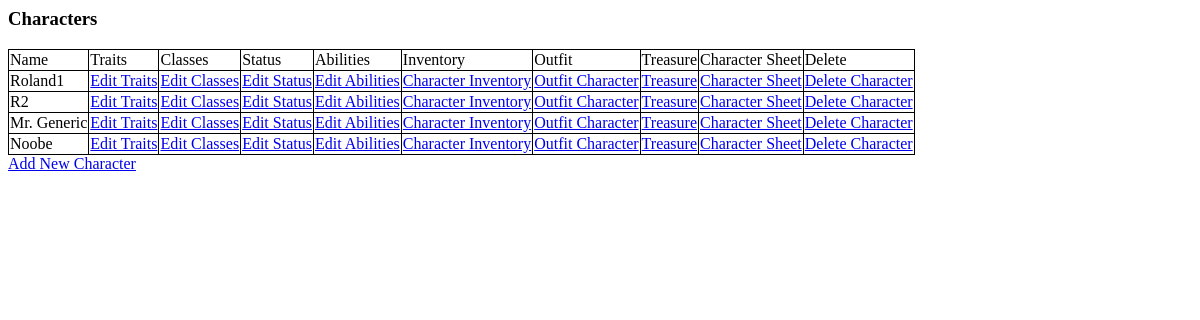
The page /osric_character_tools/characters.php on the database its author committed.
### tables this page shows
CREATE TABLE IF NOT EXISTS `characters` (
  `CharacterName` varchar(255) NOT NULL,
  `CharacterGender` int(11) NOT NULL,
  `CharacterAge` float NOT NULL,
  `CharacterHeight` float NOT NULL,
  `CharacterWeight` float NOT NULL,
  `CharacterId` bigint(20) unsigned NOT NULL AUTO_INCREMENT,
  `CharacterAlignment` int(11) NOT NULL,
  `RaceId` bigint(20) NOT NULL,
  PRIMARY KEY (`CharacterId`)
);

### osric_character_tools/inc/OsricDb.php (called while the page is built, shortened)
<?php
class OsricDb
{
	protected $cxn;
	public function doInit($aHost,$aUser,$aPasswd)
	{
		$aDbname = "osric_db";
		$this->cxn = mysqli_connect($aHost,$aUser,$aPasswd,$aDbname) or die("Couldn't connect to server");
	}
	public function getCharacters()
	{
		$query = "SELECT * from characters";
		$result = mysqli_query($this->cxn,$query) or die("Couldn't execute query: ".$query);
		for($result_set = array();$row = mysqli_fetch_assoc($result);$result_set[]=$row);
		return $result_set;
	}
}
?>

### osric_character_tools/characters.php (the view, shortened to what this page needs)
<html>
<head>
<link rel="stylesheet" type="text/css" href="./css/class.css" />
</head>
<body>
<?php
require_once(dirname(__FILE__)."/inc/OsricDb.php");
$myOsricDb = new OsricDb();
$myOsricDb->doInit($host,$user,$passwd);
?>
<h3>Characters</h3>
<?php
$characters = $myOsricDb->getCharacters();
echo "<table id='osric_characters'>";
echo "<tr><td>Name</td><td>Traits</td><td>Classes</td><td>Status</td><td>Abilities</td><td>Inventory</td><td>Outfit</td><td>Treasure</td><td>Character Sheet</td><td>Delete</td></tr>";
foreach($characters as $character)
{
	$characterId = $character['CharacterId'];
	echo "<tr>";
	echo "<td>{$character['CharacterName']}</td>";
	echo "<td><a href='editcharacter.php?CharacterId={$characterId}'>Edit Traits</a></td>";
	echo "<td><a href='editcharacterclasses.php?CharacterId={$characterId}'>Edit Classes</a></td>";
	echo "<td><a href='editcharacterstatus.php?CharacterId={$characterId}'>Edit Status</a></td>";
	echo "<td><a href='editcharacterabilities.php?CharacterId={$characterId}'>Edit Abilities</a></td>";
	echo "<td><a href='characterinventory.php?CharacterId={$characterId}'>Character Inventory</a></td>";
	echo "<td><a href='selectequipment.php?CharacterId={$characterId}'>Outfit Character</td>";
	echo "<td><a href='awardtreasureandxp.php?CharacterId={$characterId}'>Treasure</td>";
	echo "<td><a href='charactersheet.php?CharacterId={$characterId}'>Character Sheet</td>";
	echo "<td><a href='deletecharacter.php?CharacterId={$characterId}'>Delete Character</a></td>";
	echo "</tr>";
}
echo "</table>";
echo "<a href='editcharacter.php?CharacterId=-1'>Add New Character</a></td>";
?>
</body>
</html>

### osric_character_tools/css/class.css (style rules this page uses)
table { border: 1px solid black; border-collapse: collapse; }
td { border-right: 1px solid black; border-bottom: 1px solid black; }

### rows shown on the page
characters: CharacterName "Roland1"
characters: CharacterName "R2"
characters: CharacterName "Mr. Generic"
characters: CharacterName "Noobe"
